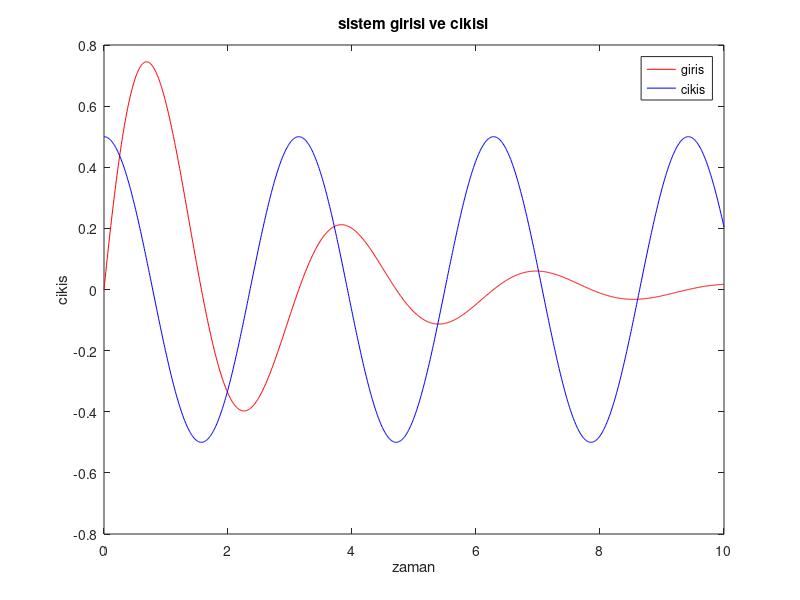
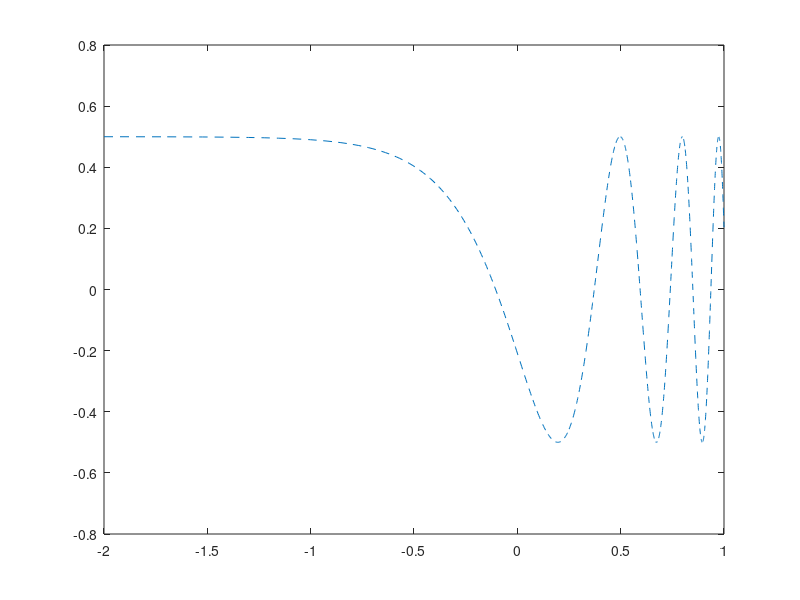
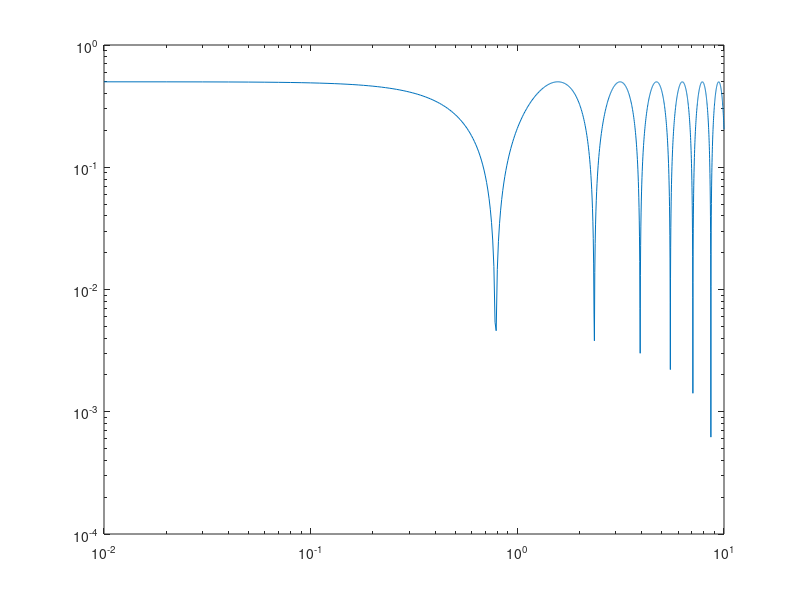
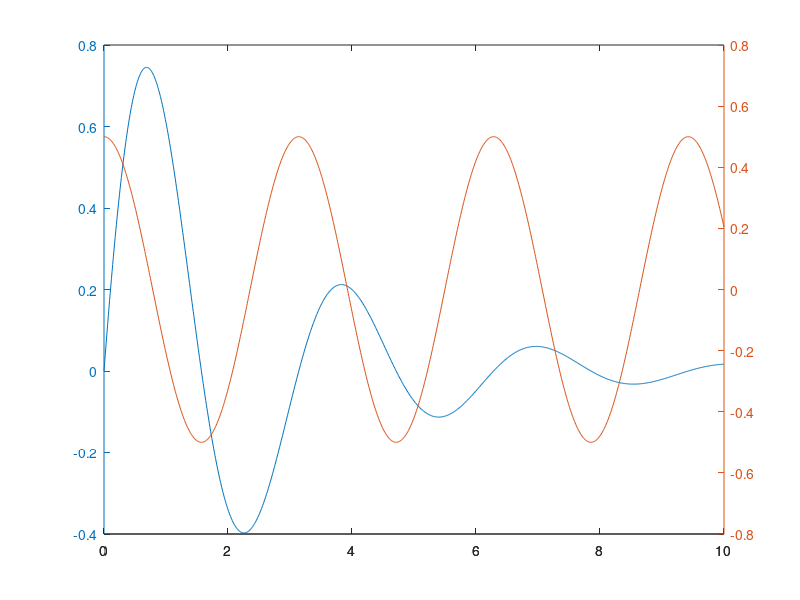

Source code (MATLAB) for these figures, in order:
clc;
clear;
t=0:0.01:10;
x=exp(-0.4*t).*sin(2*t);
y=power(cos(t),2)-0.5;
figure(1);plot(t,x,'r',t,y,'b')
title('sistem girisi ve cikisi')
xlabel('zaman')
ylabel('cikis')
legend('giris','cikis')
figure(2);plot(log10(t),y,'--')
figure(3);loglog(t,abs(y))
figure(4);plotyy(t,x,t,y)